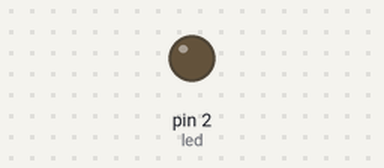
Bench run of a sketch on a simulated Arduino Uno, built with avr-gcc and run on an emulated ATmega328P. Shown: output pins drawn as LEDs (lit = HIGH).

Above: at 2.7 s.
At 7.12 s:
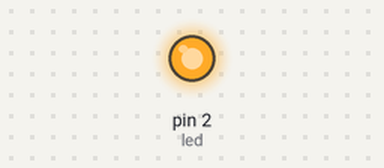
Timing chart, 0 to 7.5 s (numbered marks = the images above):
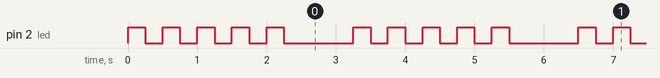

The sketch:

for_ex01.ino
```cpp
#define led 2
void setup() {
  pinMode(led, OUTPUT);
}

void loop() {
  for (int i = 0 ; i < 5; i++) {
    digitalWrite(led,HIGH);
    delay(250);
    digitalWrite(led,LOW);
    delay(250);
  }
  delay(750);
}
```

Measured:
- by itself, pin 2 (led): repeats every 3.3 s: 4 × (LOW 0.25 s, HIGH 0.25 s), LOW 1.0 s, HIGH 0.25 s
- by itself, everything shown: repeats every 3.3 s, in 10 steps
